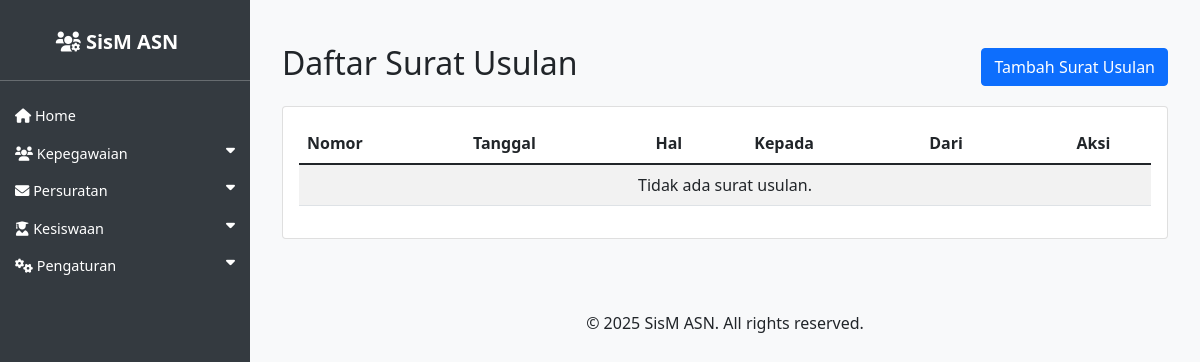
/asn/surat_usulan/, run on an earlier commit of the app's database.
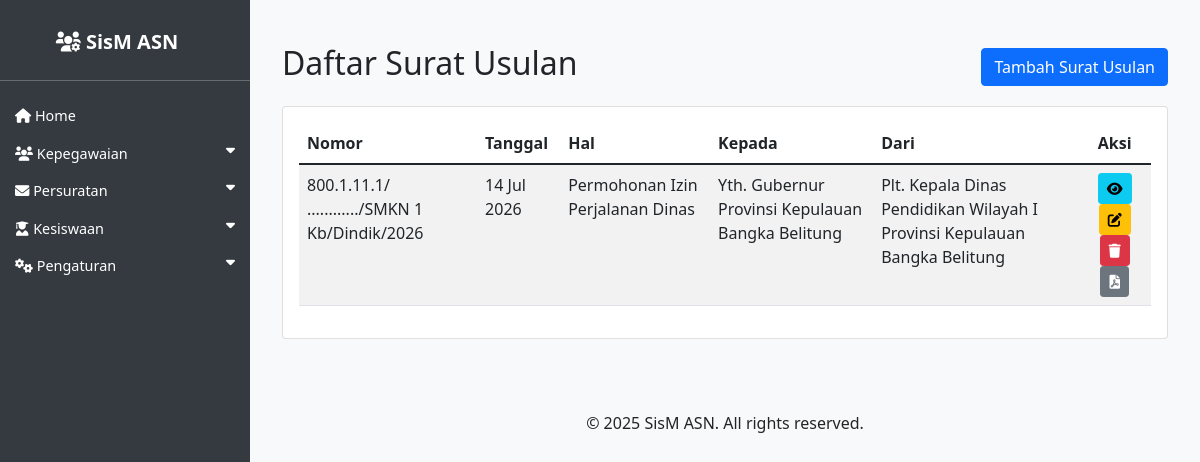
And on a later commit of the database.
### asn_app/models.py (models this page shows, shortened)
class SuratUsulan(models.Model):
    kepada = models.CharField(max_length=255)
    dari = models.CharField(max_length=255)
    tanggal = models.DateField()
    nomor = models.CharField(max_length=255)
    sifat = models.CharField(max_length=255)
    lampiran = models.CharField(max_length=255)
    hal = models.CharField(max_length=255)
    dasar_surat = models.TextField(verbose_name='Dasar Surat')
    isi_surat = models.TextField(default='')
    penutup_surat = models.TextField()
    penanda_tangan = models.ForeignKey(ASN, on_delete=models.CASCADE, related_name='penanda_tangan_surat_usulan')
    kop_surat = models.ForeignKey(KopSurat, on_delete=models.CASCADE, null=True, blank=True)
    created_at = models.DateTimeField(auto_now_add=True)
    updated_at = models.DateTimeField(auto_now=True)

### asn_app/views.py (the view)
# urls.py: path('surat_usulan/', views.surat_usulan_list, name='surat_usulan_list'),
def surat_usulan_list(request):
    surat_usulan_list = SuratUsulan.objects.all().order_by('-tanggal')
    return render(request, 'asn_app/surat_usulan_list.html', {'surat_usulan_list': surat_usulan_list})

### asn_app/templates/asn_app/surat_usulan_list.html (shortened to what this page needs)
{% extends 'asn_app/base.html' %}
{% load indonesian_date_tags %}
{% block content %}
<div class="container mt-4">
    <div class="d-flex justify-content-between align-items-center mb-3">
        <h2>Daftar Surat Usulan</h2>
        <a href="{% url 'surat_usulan_create' %}" class="btn btn-primary">Tambah Surat Usulan</a>
    </div>
    <div class="card">
        <div class="card-body">
            <table class="table table-striped table-hover">
                <thead>
                    <tr>
                        <th>Nomor</th>
                        <th>Tanggal</th>
                        <th>Hal</th>
                        <th>Kepada</th>
                        <th>Dari</th>
                        <th class="text-center">Aksi</th>
                    </tr>
                </thead>
                <tbody>
                    {% for surat in surat_usulan_list %}
                    <tr>
                        <td>{{ surat.nomor }}</td>
                        <td>{{ surat.tanggal|indonesian_date:"%d %b %Y" }}</td>
                        <td>{{ surat.hal }}</td>
                        <td>{{ surat.kepada }}</td>
                        <td>{{ surat.dari }}</td>
                        <td class="text-center">
                            <a href="{% url 'surat_usulan_detail' surat.pk %}" class="btn btn-sm btn-info"><i class="fas fa-eye"></i> </a>
                            <a href="{% url 'surat_usulan_update' surat.pk %}" class="btn btn-sm btn-warning"><i class="fas fa-edit"></i> </a>
                            <a href="{% url 'surat_usulan_delete' surat.pk %}" class="btn btn-sm btn-danger"><i class="fas fa-trash"></i> </a>
                            <a href="{% url 'surat_usulan_export_pdf' surat.pk %}" class="btn btn-sm btn-secondary"><i class="fas fa-file-pdf"></i> </a>
                        </td>
                    </tr>
                    {% empty %}
                    <tr>
                        <td colspan="6" class="text-center">Tidak ada surat usulan.</td>
                    </tr>
                    {% endfor %}
                </tbody>
            </table>
        </div>
    </div>
</div>
{% endblock %}

What changed in the data, as far as the page shows it:
added SuratUsulan: nomor "800.1.11.1/ ............/SMKN 1 Kb/Dindik/2026", tanggal|indonesian_date "14 Jul 2026", hal "Permohonan Izin Perjalanan Dinas", kepada "Yth. Gubernur Provinsi Kepulauan Bangka Belitung", dari "Plt. Kepala Dinas Pendidikan Wilayah I Provinsi Kepulauan Bangka Belitung"
Also different on the page:
text no longer shown: "Tidak ada surat usulan."
